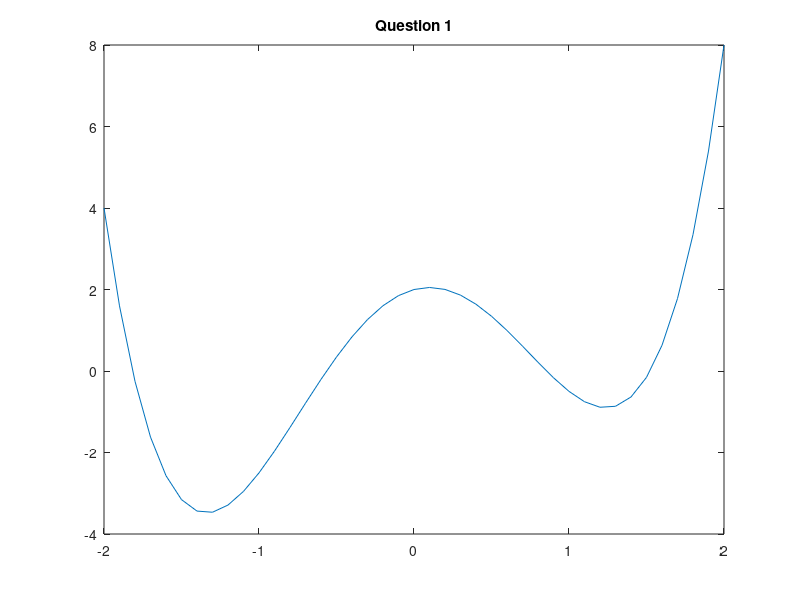

The MATLAB script that drew this image: (Note: this script raises an error after producing the figure.)
 clc
 clear
%Q1
coeff=[1.5 0 -5 1 2];
x=-2:0.1:2;
y=polyval(coeff,x);
plot(x,y);
title('Question 1');

%Q2
num=[15 35 -37 -19 41 -15];
den =[5 0  4 2];
[q,r]=deconv(num,den);
disp('the quotient is')
disp(q);
disp('the remainder is');
disp(r);
 

%Q3
num=[4 6 -2 -5 3];
den =[1  4 2];
[q,r]=deconv(num,den);
disp('the quotient is')
disp(q);
disp('the remainder is');
disp(r);


%Q4

syms y(t)
eq = diff(y,t) == t*y
solved=dsolve(eq);
disp('the answer is')
disp(solved);

%Q5
syms y(t)

eq = (diff(y,t)+y)^2 ==1;
cond =y(0)==0;
solved=dsolve(eq,cond);
disp('the answer is')
disp(solved);

%Q6???

%Q7
mat=ones(3,3);
[r,c]=size(mat);
x=1:r*c;
Sum=sum(x);

for i =x
if rem(i,2) == 0
mat(i)=Sum^2;    

else
    mat(i)=Sum;
end
end


%Q8
data=[2024	4.4	1.5	0.6	0	0
6061	0	1	0	0.6	0
7005	0	1.4	0	0	4.5
7075	1.6	2.5	0	0	5.6
356.0	0	0.3	0	7	0];

alloys = data(:,1); % extract the alloy names from the data matrix
materials = data(:,2:6); % extract the materials from the data matrix
user_Alloy=input('Enter the alloy you want \n'); % get the user input
index=find(alloys==user_Alloy);  % find the index of the alloy the user wants

mat = materials(index,:);
mat=10*mat;% 1000/100 because the values are in percentage
al=1000-sum(mat);
fprintf('It requires %.2f of Cu ,%.2f of Mg,%.2f of Mn,%.2f of Si %.2f of Zi and %.2f of Aluminium to make the %i alloy \n',mat,al,user_Alloy);




Q9
% part (a)
 x=input('Enter a number \n');

if x>=90
    disp('A')
else
    if  (80<=x)&&(x<=89)
        disp('B')
    else
            if  (70<=x)&&(x<=79)
            disp('C')
            else
            if  (60<=x)&&(x<=69)
            disp('D')
            else
        if x<60
        disp('F')
        end
        
    end

    end

    end
end
 
%part(B)

 if x>=90
     disp('A')
 elseif  (80<=x)&&(x<=89)
         disp('B')
 elseif  (70<=x)&&(x<=79)
            disp('C')
 elseif  (60<=x)&&(x<=69)
             disp('D')
 elseif x<60
         disp('F')
 end

%Q10
x = [-5	-4	-2.2	-1	0	1	2.2	4	5	6	7];
y = [0.1	0.2	0.8	2.6	3.9	5.4	3.6	2.2	3.3	6.7	8.9];
poly = polyfit(x,y,1);
xp = -5:0.1:7;
yp=polyval(poly,xp);
plot(x,y,'*',xp,yp);

Q11
%part 1
syms y(x)

eq= diff(y,x,2) ==cos(2*x)-y;
cond1 = y(0)==1;
Dy =diff(y,x);
cond2 = Dy(0)==0;
cond =[cond1 cond2];
solved=dsolve(eq,cond);
disp(solved)

% part2  :: The question has a mistake :: I made the changes
syms u(x)

eq= diff(u,x,3) ==u;
Du =diff(u,x);
D2u=diff(u,x,2);
cond1 = u(0)==1;
cond2 = Du(0)==-1;
cond3 = D2u(0)== pi;

cond =[cond1 cond2 cond3];
solved=dsolve(eq,cond);
disp('The answer is')
disp(solved)

%Q12
f1 = [3 -2 4];
f2 = [1 0 5];

a =polyder(f1);
b =polyder(f1,f2);
[num den] =polyder(f1,f2);
disp('part a')
disp(a)
disp('part b')
disp(b)
disp('part c')
disp('numerator')
disp(num)
disp('denominator')
disp(den)


%Q13
u =[14 -6 3 9];
v= [5 7 -4];
[q r] =decon(u,v);
disp('The answer is')
disp(q)
disp(r)

%Q14
syms x
num = 3*x^2 -12*x+20;
den = x^2 -7*x +10;
y = num/den;
figure(2)
fplot(y,[0 7]);
title('Question 14')


%Q15
syms x;
y = 10*exp(2*x);
figure(3)
fplot(y,[0 2]);
title('Question 15')

%Q16

x= 0:0.001:1;
figure(4)
y1  = sin(x);
y2 = x -(x.^3/3);
plot(x,y1);
hold on
plot(x,y2);
hold off
title('Question 15')
xlabel('X values')
ylabel('Y values')
gtext('first')
gtext('Second')

